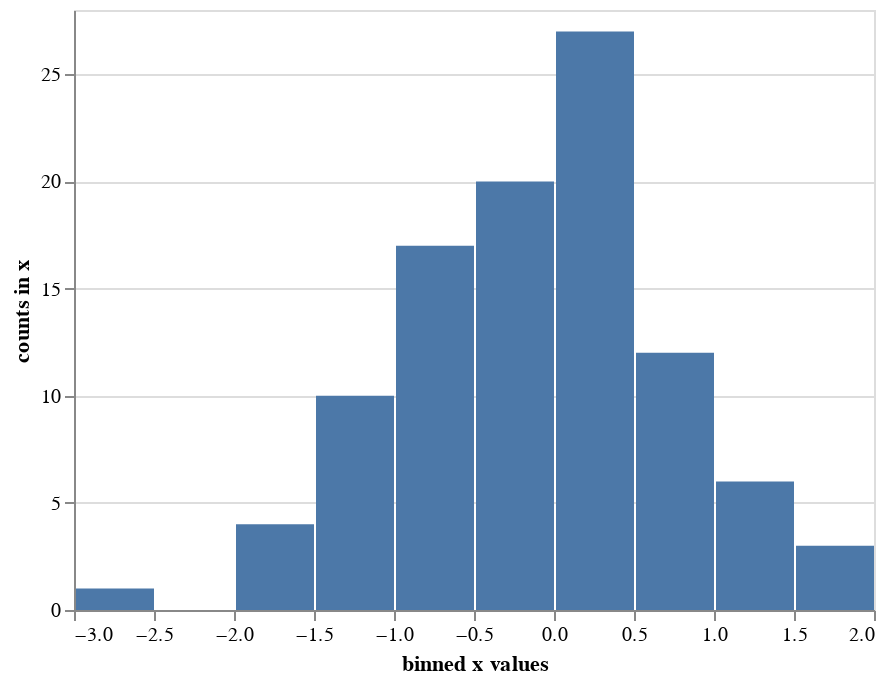

Notebook cell for this chart:
### Markdown cell above
#### Setting axis titles

### Code cell
alt.Chart(data).mark_bar().encode(
    x = alt.X("x", bin = True, title = "binned x values"),
    y = alt.Y("count()", title = "counts in x")
)

### Figure 1 — Vega-Lite specification as saved in the notebook (floating-point values rounded to 4 significant figures)
{"config": {"view": {"continuousWidth": 400, "continuousHeight": 300}}, "data": {"name": "data-36314fa13457ed6ac75c6d0d79479799"}, "mark": "bar", "encoding": {"x": {"bin": true, "field": "x", "title": "binned x values", "type": "quantitative"}, "y": {"aggregate": "count", "title": "counts in x", "type": "quantitative"}}, "$schema": "https://vega.github.io/schema/vega-lite/v4.17.0.json", "datasets": {"data-36314fa13457ed6ac75c6d0d79479799": [{"x": 0.4967, "y": -0.1383}, {"x": 0.6477, "y": 1.523}, {"x": -0.2342, "y": -0.2341}, {"x": 1.579, "y": 0.7674}, {"x": -0.4695, "y": 0.5426}, {"x": -0.4634, "y": -0.4657}, {"x": 0.242, "y": -1.913}, {"x": -1.725, "y": -0.5623}, {"x": -1.013, "y": 0.3142}, {"x": -0.908, "y": -1.412}, {"x": 1.466, "y": -0.2258}, {"x": 0.06753, "y": -1.425}, {"x": -0.5444, "y": 0.1109}, {"x": -1.151, "y": 0.3757}, {"x": -0.6006, "y": -0.2917}, {"x": -0.6017, "y": 1.852}, {"x": -0.0135, "y": -1.058}, {"x": 0.8225, "y": -1.221}, {"x": 0.2089, "y": -1.96}, {"x": -1.328, "y": 0.1969}, {"x": 0.7385, "y": 0.1714}, {"x": -0.1156, "y": -0.3011}, {"x": -1.479, "y": -0.7198}, {"x": -0.4606, "y": 1.057}, {"x": 0.3436, "y": -1.763}, {"x": 0.3241, "y": -0.3851}, {"x": -0.6769, "y": 0.6117}, {"x": 1.031, "y": 0.9313}, {"x": -0.8392, "y": -0.3092}, {"x": 0.3313, "y": 0.9755}, {"x": -0.4792, "y": -0.1857}, {"x": -1.106, "y": -1.196}, {"x": 0.8125, "y": 1.356}, {"x": -0.07201, "y": 1.004}, {"x": 0.3616, "y": -0.6451}, {"x": 0.3614, "y": 1.538}, {"x": -0.03583, "y": 1.565}, {"x": -2.62, "y": 0.8219}, {"x": 0.08705, "y": -0.299}, {"x": 0.09176, "y": -1.988}, {"x": -0.2197, "y": 0.3571}, {"x": 1.478, "y": -0.5183}, {"x": -0.8085, "y": -0.5018}, {"x": 0.9154, "y": 0.3288}, {"x": -0.5298, "y": 0.5133}, {"x": 0.09708, "y": 0.9686}, {"x": -0.7021, "y": -0.3277}, {"x": -0.3921, "y": -1.464}, {"x": 0.2961, "y": 0.2611}, {"x": 0.005113, "y": -0.2346}, {"x": -1.415, "y": -0.4206}, {"x": -0.3427, "y": -0.8023}, {"x": -0.1613, "y": 0.4041}, {"x": 1.886, "y": 0.1746}, {"x": 0.2576, "y": -0.07445}, {"x": -1.919, "y": -0.02651}, {"x": 0.06023, "y": 2.463}, {"x": -0.1924, "y": 0.3015}, {"x": -0.03471, "y": -1.169}, {"x": 1.143, "y": 0.7519}, {"x": 0.791, "y": -0.9094}, {"x": 1.403, "y": -1.402}, {"x": 0.5869, "y": 2.19}, {"x": -0.9905, "y": -0.5663}, {"x": 0.09965, "y": -0.5035}, {"x": -1.551, "y": 0.06856}, {"x": -1.062, "y": 0.4736}, {"x": -0.9194, "y": 1.55}, {"x": -0.7833, "y": -0.3221}, {"x": 0.8135, "y": -1.231}, {"x": 0.2275, "y": 1.307}, {"x": -1.607, "y": 0.1846}, {"x": 0.2599, "y": 0.7818}, {"x": -1.237, "y": -1.32}, {"x": 0.5219, "y": 0.297}, {"x": 0.2505, "y": 0.3464}, {"x": -0.68, "y": 0.2323}, {"x": 0.2931, "y": -0.7144}, {"x": 1.866, "y": 0.4738}, {"x": -1.191, "y": 0.6566}, {"x": -0.9747, "y": 0.7871}, {"x": 1.159, "y": -0.8207}, {"x": 0.9634, "y": 0.4128}, {"x": 0.8221, "y": 1.897}, {"x": -0.2454, "y": -0.7537}, {"x": -0.8895, "y": -0.8158}, {"x": -0.0771, "y": 0.3412}, {"x": 0.2767, "y": 0.8272}, {"x": 0.013, "y": 1.454}, {"x": -0.2647, "y": 2.72}, {"x": 0.6257, "y": -0.8572}, {"x": -1.071, "y": 0.4825}, {"x": -0.2235, "y": 0.714}, {"x": 0.4732, "y": -0.07283}, {"x": -0.8468, "y": -1.515}, {"x": -0.4465, "y": 0.8564}, {"x": 0.2141, "y": -1.246}, {"x": 0.1732, "y": 0.3853}, {"x": -0.8839, "y": 0.1537}, {"x": 0.05821, "y": -1.143}]}}
